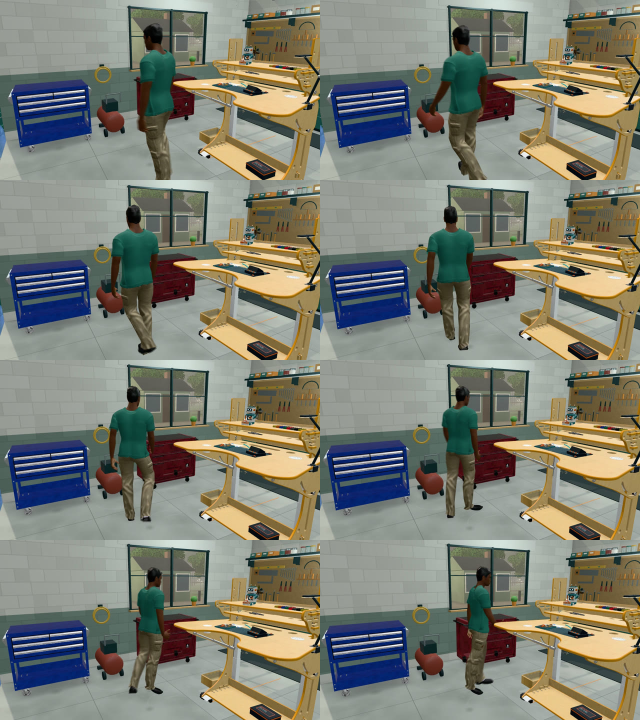
#> input picture andre-walk-aa56b82d/walk-B-5.6-7.0s.jpg, 1280 x 1440 px (shown at 1/2 size); its folder holds 2 pictures in this run
$ python imgdiff.py ../../../andre-walk-aa56b82d ../../../andre-walk-aa56b82d/walk-C-7.2-7.7s.jpg ../../../andre-walk-aa56b82d/walk-C-7.2-7.7s.jpg out.png
#> lines starting #> are read from the running program, lines starting #| are printed output that depends on the picture
"""imgdiff.py <dirA> <dirB> <labels csv> [outdir]: per-frame diff stats (grey levels 0-255) and a diff mask image per frame.
Reports mean abs diff, % pixels > 4 and > 16, and the bounding box of pixels > 16 (the changed region)."""
import sys,os
sys.path.insert(0,'C:/work/cphone/pylib')
from PIL import Image,ImageChops
import numpy as np
A,B,labels=sys.argv[1],sys.argv[2],sys.argv[3].split(',')
out=sys.argv[4] if len(sys.argv)>4 else None
if out: os.makedirs(out,exist_ok=True)
fa=sorted(f for f in os.listdir(A) if f.endswith(('.jpg','.png')))
for k,f in enumerate(fa):
    a=np.asarray(Image.open(os.path.join(A,f)).convert('L'),dtype=np.int16); b=np.asarray(Image.open(os.path.join(B,f)).convert('L'),dtype=np.int16)
#> after `a = np.asarray(Image.open(os.path.join(A, f)).convert('L'), dtype=np.i`:
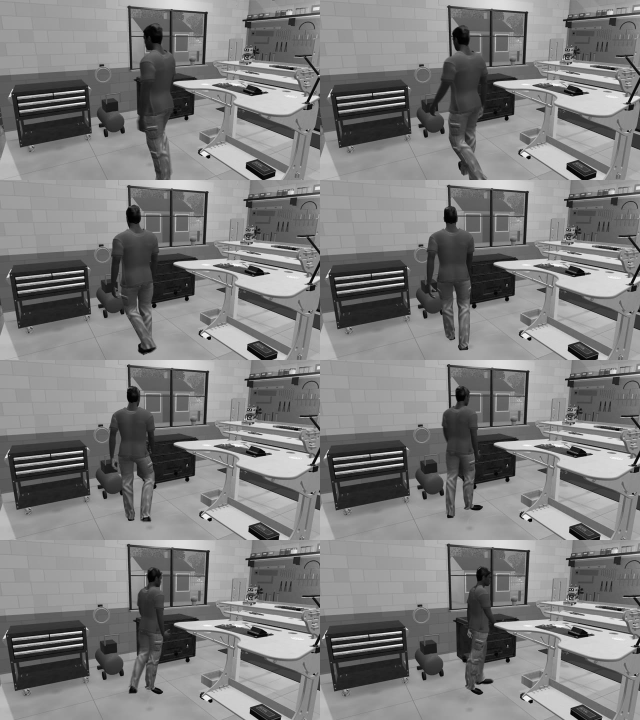
#> a: shape (1440, 1280) int16 (shown at 1/2 size); min 0, max 255, mean 125.1
    d=np.abs(a-b); big=d>16
#> after `d = np.abs(a - b)`: d: shape (1440, 1280) int16; every value is 0
#> after `big = d > 16`: big: shape (1440, 1280) bool; every value is 0
    ys,xs=np.nonzero(big)
#> ys = empty array; xs = empty array
    bb=f'x{xs.min()}-{xs.max()} y{ys.min()}-{ys.max()}' if len(xs) else '-'
#> bb = '-'
    lab=labels[k] if k<len(labels) else f
    print(f'{lab:>7}s  mean {d.mean():.3f}  max {d.max():3d}  >4: {100*(d>4).mean():.3f}%  >16: {100*big.mean():.4f}%  changed box {bb}')
#| ../../../andre-walk-aa56b82d/walk-C-7.2-7.7s.jpgs  mean 0.000  max   0  >4: 0.000%  >16: 0.0000%  changed box -
    if out: Image.fromarray(np.clip(d*8,0,255).astype(np.uint8)).save(os.path.join(out,f'diff-{lab}.png'))
#> pass 2 of the loop `for k,f in enumerate(fa):`:
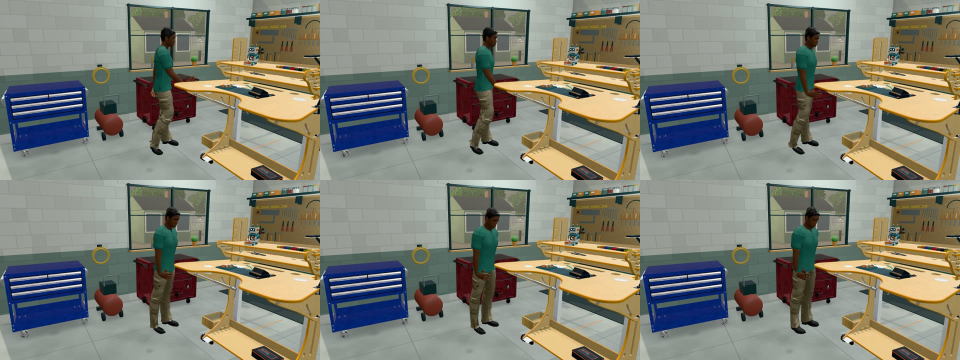
#> input picture andre-walk-aa56b82d/walk-C-7.2-7.7s.jpg, 1920 x 720 px (shown at 1/2 size)
#> `a = np.asarray(Image.open(os.path.join(A, f)).convert('L'), dtype=np.i`:
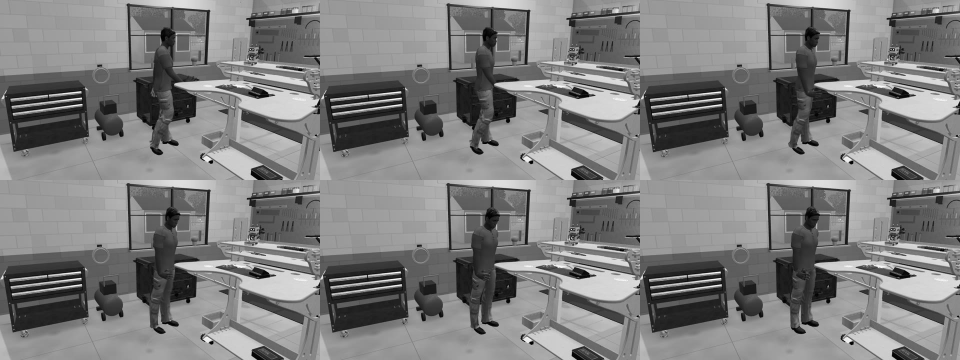
#> a: shape (720, 1920) int16 (shown at 1/2 size); min 0, max 255, mean 126.1
#> d: shape (720, 1920) int16; every value is 0
#> big: shape (720, 1920) bool; every value is 0
#| walk-C-7.2-7.7s.jpgs  mean 0.000  max   0  >4: 0.000%  >16: 0.0000%  changed box -
